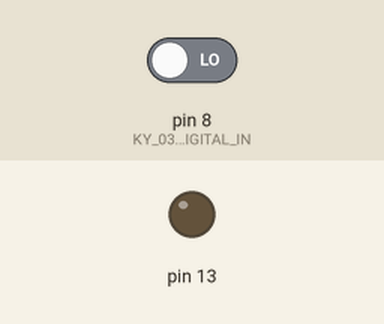
The sketch below on a simulated Arduino Uno, built with avr-gcc and run on an emulated ATmega328P. Parts: output pins drawn as LEDs (lit = HIGH). Dashed ring = blinking. The inputs (shaded band) are chosen by the test bench; at power-on: pin 8 (KY_036_DIGITAL_IN) LOW.

Above: at 1.2 s.
1.3 s: pin 8 (KY_036_DIGITAL_IN) driven HIGH
At 1.42 s:
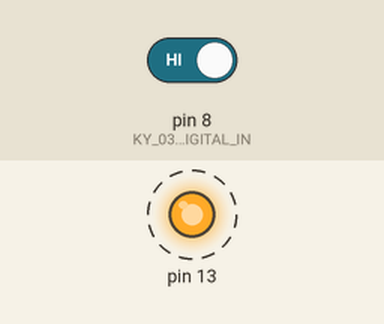
4.3 s: pin 8 (KY_036_DIGITAL_IN) driven LOW
At 5.1 s:
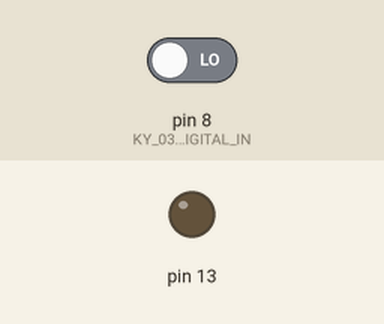
Timing chart, 0 to 7.3 s (numbered marks = the images above; inputs shaded):
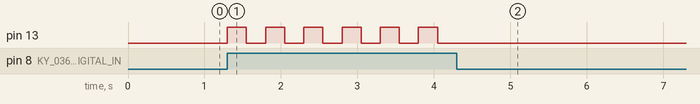

The sketch:

KY-036_TouchSensor.ino
```cpp
/*
 * inventr.io 37 in 1 Sensor Kit (https://inventr.io/product/37-in-1-sensor-kit/)
 * Sensor Course (https://inventr.io/course/sensor-training/)
 *
 * Code contributions:
 *    David Schmidt (davids@inventr.io)
 *    biTToe        (bittoe@yahoo.com)
 * Lesson - [KY-036] Touch sensor
 *
 * The KY-036 touch sensor is a small module that can detect touch or contact
 * with a conductive material such as a finger or a piece of metal. It works
 * by measuring changes in capacitance when an object comes into contact with
 * the sensor.
 *
 * The module has four pins: (AO) analog out, (G) ground, (+) 5v (DO) digital out.
 * When the module is touched, the capacitance changes and the (DO) pin
 * sends a signal to the microcontroller
 *
 * It's worth noting that the KY-036 touch sensor is not very sensitive and may
 * require a firm touch to activate. If you need a more sensitive touch sensor,
 * you may want to consider using a capacitive touch sensor module instead.
 *
 *+-+--+--+--+--+--+--+--+--+--+--+--+--+--+--+--+--+--+--+--+
 *|          CALIBRATION
 *|
 *| This sensor does not utilize the analog out (AO) pin. The value of
 *| AO is ~1023 when +5v is supplied and ~603 when a 3.3 v is supplied.
 *|
 *| To calibrate this sensor turn the potemtiometer screw clockwise (CW)
 *| until you hear an audible 'CLICK'. This just past the point where
 *| the sensor is at it maximum sensitivity and the point where the wiper
 *| is no longer in contact with the resistor. You will know you've reached
 *| this point when you hear the same 'CLICK' every 1-1/2 turns CW.
 *|
 *| When you reach this point, rotate the screw two full turns (720 deg)
 *| counter-clockwise (CCW) This will ensure a good connection.
 *|
 *| If everything is correct and the sketch is running both of the LEDs
 *| (LED_BUILTIN & the external LED) should be off. Touch the small wire
 *| on the top of the sensor with your finger (or other metal object) and
 *| both LEDs should turn on. Touch the sensor again and they
 *| should turn off.
 *|
 *| To see what the program is doing un-comment the Serial.print lines
 *| and open the serial monitor.
 *+-+--+--+--+--+--+--+--+--+--+--+--+--+--+--+--+--+--+--+--+
 *
 ** N.B.
 *
 * You can use HIGH, 1, true interchangeably
 * You can use LOW, 0, false interchangeably
 * but you should be consistent
 *
 * There are six sensors in this kit that have
 * a red PCB and a blue potentiometer
 * KY-024 LinearHall  | KY-036 TouchSensor
 * KY-025 ReedSwitch  | KY-037 BigSoundSensor
 * KY-026 FlameSensor | KY-038 SmallSoundSensor
 * KY-028 DigitalTempSensor
 *
 * With the EXCEPTION of KY-036 TouchSensor all of the above sensors function
 * in exactly the same way and use exactly the same code, albeit with different
 * variable names.
 *
 * Each sensor is equipped with:
 * two output pins: digital (DO) and analog (AO).
 * Two on-board LEDs: Power (LED1) & Threshold (LED2)

 * When the intensity of the signal is GREATER than the set threshold:
 * DO == 1, AO < ~500, LED2 is ON

 * When the intensity of the signal is LESS than the set threshold:
 * DO == 0, AO > ~500, LED2 is OFF

 * The analog pin output (AO) is a range from 0 to 1023
 * The digital pin output (DO) is either 0 or 1
 * These are sensors that detects a physical signal: noise, heat, magnetic field... etc
 * Each sensor has a limited range of detection.
 *
 * ** THE STRONGER THE SIGNAL, THE LOWER THE Analog Value -Closer to 0 **
 * ** THE WEAKER THE SIGNAL, THE HIGHER THE Analog Value -Closer to 1024 **
 * ** (AO) LESS THAN ~512 triggers (DO) to 1
 * ** (AO) GREATER than ~512 triggers (DO) to 0
 *
 * These sensors are not calibrated in any meaningful way.
 * They are detectors as opposed to calibrated sensors; their outputs are not meant to
 * be converted to functional units (dB, degrees, lumens, Teslas... etc)
 *
 * This project uses:
 * One Digital pin (DO) to INPUT #8
 * The analog pin (AO) is not used in this application
 * The onboard LED (LED_BUILTIN) to #13 (hardwired)
 * An external LED to pin #13 (with a 330 Ohm resistor to ground)
 * is used in this example to make the touch activation more apparent.
 *
 * On the Hero (Arduino Uno compatible) we *could* use: D0-D13, A0-A5.
 * Skip: A0-A5 (can use for any ANALOG pin),
 *       D0/D1 (used by USB),
 *       D2/D3 (save for interrupts),
 *    ** D13 (used by LED_BUILTIN and SPI Clock)
 *             but also shared by an external LED in this sketch
 *       D5, D6, D9, D10 and D11 (save for PWM)
 *       D11 (SPI MOSI)
 *       D12 (SPI MISO)
 * Recommended for fewest conflicts:
 *    Digital pin: D4, D7 or D8
 *    Digital pin 13 to an external LED & LED_BUILTIN
 */

const uint8_t KY_036_DIGITAL_IN = 8;  // digital sensor
int KY_036_Flag = -1;                 // Flag initially set to (-1)

void setup() {
  Serial.begin(9600);
  pinMode(LED_BUILTIN, OUTPUT);      // define LED_BUILTIN as output interface
  pinMode(KY_036_DIGITAL_IN, INPUT); // define digital pin as input interface
}

void loop() {
  int ky036_Dval = digitalRead(KY_036_DIGITAL_IN); // Reads digital value
  if (ky036_Dval == HIGH) {                        // Touch detected

  // Serial.print("\nky036_Dval: ");           // Uncomment the Serial.print
  // Serial.println(ky036_Dval);               // statement to see how the
  // Serial.print("KY_036_Flag pre-toggle: "); // the FLAG changes
  // Serial.println(KY_036_Flag);              // with each touch

    KY_036_Flag = KY_036_Flag * -1; // toggle the Flag from -1 to +1 with each touch of the sensor

  // Serial.print("KY_036_Flag post-toggle: "); // Uncomment these as well
  // Serial.println(KY_036_Flag);               // to see the variables change

    if(KY_036_Flag > 0) { // if the Flag is +1 (LED ON)
      digitalWrite(LED_BUILTIN, HIGH);
    }
    else {                // if the flag is -1 (LED OFF)
      digitalWrite(LED_BUILTIN, LOW);
    }
    delay(250); // The sensor bounces and we only want to capture the first touch
   }
}
```

Measured:
- after the input at 1.3 s, pin 13: alternates HIGH for 0.25 s and LOW for 0.25 s, starting at once
- after the input at 4.3 s, pin 13: stops changing and stays LOW
